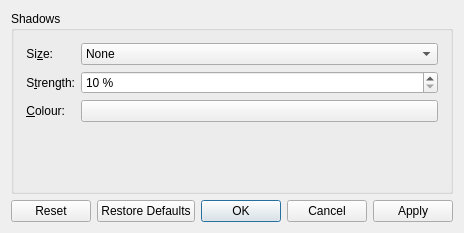
<?xml version="1.0" encoding="UTF-8"?>
<ui version="4.0">
    <class>ShadowStyle</class>
    <widget class="QDialog" name="ShadowStyle">
        <property name="geometry">
            <rect>
                <x>0</x>
                <y>0</y>
                <width>459</width>
                <height>233</height>
            </rect>
        </property>
        <property name="windowTitle">
            <string>Dialog</string>
        </property>
        <layout class="QVBoxLayout" name="verticalLayout">
            <item>
                <widget class="QGroupBox" name="groupBox_5">
                    <property name="title">
                        <string>Shadows</string>
                    </property>
                    <layout class="QFormLayout" name="formLayout_3">
                        <property name="leftMargin">
                            <number>12</number>
                        </property>
                        <property name="topMargin">
                            <number>12</number>
                        </property>
                        <property name="rightMargin">
                            <number>12</number>
                        </property>
                        <property name="bottomMargin">
                            <number>12</number>
                        </property>
                        <item row="0" column="0">
                            <widget class="QLabel" name="label">
                                <property name="text">
                                    <string>Si&amp;ze:</string>
                                </property>
                                <property name="alignment">
                                    <set>Qt::AlignRight|Qt::AlignTrailing|Qt::AlignVCenter</set>
                                </property>
                                <property name="buddy">
                                    <cstring>shadowSize</cstring>
                                </property>
                            </widget>
                        </item>
                        <item row="0" column="1">
                            <widget class="QComboBox" name="shadowSize">
                                <item>
                                    <property name="text">
                                        <string>None</string>
                                    </property>
                                </item>
                                <item>
                                    <property name="text">
                                        <string>Small</string>
                                    </property>
                                </item>
                                <item>
                                    <property name="text">
                                        <string>Medium</string>
                                    </property>
                                </item>
                                <item>
                                    <property name="text">
                                        <string>Large</string>
                                    </property>
                                </item>
                                <item>
                                    <property name="text">
                                        <string>Very Large</string>
                                    </property>
                                </item>
                            </widget>
                        </item>
                        <item row="1" column="0">
                            <widget class="QLabel" name="label_2">
                                <property name="text">
                                    <string comment="strength of the shadow (from transparent to opaque)">S&amp;trength:</string>
                                </property>
                                <property name="alignment">
                                    <set>Qt::AlignRight|Qt::AlignTrailing|Qt::AlignVCenter</set>
                                </property>
                                <property name="buddy">
                                    <cstring>shadowStrength</cstring>
                                </property>
                            </widget>
                        </item>
                        <item row="1" column="1">
                            <widget class="QSpinBox" name="shadowStrength">
                                <property name="suffix">
                                    <string> %</string>
                                </property>
                                <property name="minimum">
                                    <number>10</number>
                                </property>
                                <property name="maximum">
                                    <number>100</number>
                                </property>
                            </widget>
                        </item>
                        <item row="2" column="0">
                            <widget class="QLabel" name="label_5">
                                <property name="text">
                                    <string>&amp;Colour:</string>
                                </property>
                                <property name="alignment">
                                    <set>Qt::AlignRight|Qt::AlignTrailing|Qt::AlignVCenter</set>
                                </property>
                                <property name="buddy">
                                    <cstring>shadowColor</cstring>
                                </property>
                            </widget>
                        </item>
                        <item row="2" column="1">
                            <widget class="KColorButton" name="shadowColor" />
                        </item>
                    </layout>
                </widget>
            </item>
            <item>
                <widget class="QDialogButtonBox" name="buttonBox">
                    <property name="orientation">
                        <enum>Qt::Horizontal</enum>
                    </property>
                    <property name="standardButtons">
                        <set>QDialogButtonBox::Apply|QDialogButtonBox::Cancel|QDialogButtonBox::Ok|QDialogButtonBox::Reset|QDialogButtonBox::RestoreDefaults</set>
                    </property>
                </widget>
            </item>
        </layout>
    </widget>
    <customwidgets>
        <customwidget>
            <class>KColorButton</class>
            <extends>QPushButton</extends>
            <header>kcolorbutton.h</header>
        </customwidget>
    </customwidgets>
    <resources>
        <include location="silverdecoration_config.qrc" />
    </resources>
    <connections>
        <connection>
            <sender>buttonBox</sender>
            <signal>accepted()</signal>
            <receiver>ShadowStyle</receiver>
            <slot>accept()</slot>
            <hints>
                <hint type="sourcelabel">
                    <x>251</x>
                    <y>204</y>
                </hint>
                <hint type="destinationlabel">
                    <x>262</x>
                    <y>191</y>
                </hint>
            </hints>
        </connection>
        <connection>
            <sender>buttonBox</sender>
            <signal>rejected()</signal>
            <receiver>ShadowStyle</receiver>
            <slot>reject()</slot>
            <hints>
                <hint type="sourcelabel">
                    <x>385</x>
                    <y>199</y>
                </hint>
                <hint type="destinationlabel">
                    <x>376</x>
                    <y>190</y>
                </hint>
            </hints>
        </connection>
    </connections>
</ui>
